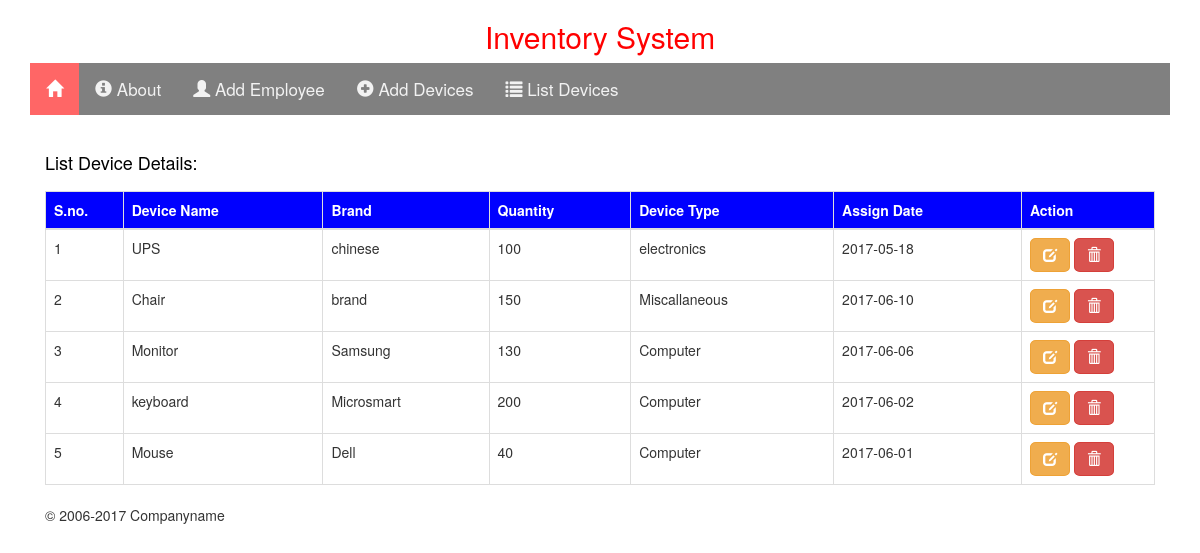
Page /list-devices.php on the committed database.
### tables this page shows
CREATE TABLE `company_assets` (
  `id` int(11) NOT NULL,
  `device_name` text,
  `brand` text NOT NULL,
  `quantity` int(11) NOT NULL,
  `device_type` text,
  `device_assign` date DEFAULT NULL
);

### db/dbQuery.php (called while the page is built, shortened)
	<?php
	include('connection.php');
	function getAllDevices() {
		global $conn;
		$sql = "SELECT * FROM company_assets ORDER BY id DESC";
		$query = mysqli_query($conn, $sql);
		if(mysqli_num_rows($query) > 0) {
			$data = array();
			while ($row = mysqli_fetch_assoc($query)) {
				$data [] = $row;
			}
			return $data;
		} else {
			return false;
		}
	}
?>

### list-devices.php (the view)
<?php
	include('db/dbQuery.php');
?>
<!DOCTYPE html>
<html>
<head>
	<?php
   	 include('inc/head.php');
	?>
		<div class="container-fluid">
			 <table class="table table-bordered">
			 <caption><b><h4>List Device Details:</h4></b></caption>
				<thead>
				<tr bgcolor="blue" style="color: white">
					<th width="7%">S.no.</th>
					<th>Device Name</th>
					<th>Brand</th>
					<th>Quantity</th>
					<th>Device Type</th>
					<th>Assign Date</th>
					<th width="12%">Action</th>
				</tr>
				</thead>
				<tbody>
				<?php
				$devices = getAllDevices();
				if($devices) {
					$i = 1;
					foreach ($devices as $key => $deviceinfo) { ?>
					<tr>
					<td><?php echo $i;?></td>
					<td><?php echo $deviceinfo['device_name'];?></td>
					<td><?php echo $deviceinfo['brand'];?></td>
					<td><?php echo $deviceinfo['quantity'];?></td>
					<td><?php echo $deviceinfo['device_type'];?></td>
					<td><?php echo $deviceinfo['device_assign'];?></td>
					<td>
					<a href="edit-device.php?id=<?php echo $deviceinfo['id']; ?>" title="Edit"  class="btn btn-warning" style="border-radius: 15%;"><i class="glyphicon glyphicon-edit"></i></a>
					<a href="process/device.php?id=<?php echo $deviceinfo['id']; ?>" onClick="return confirm('Are You Sure?')" title="Delete"  class="btn btn-danger" style="border-radius: 15%;"><i class="glyphicon glyphicon-trash"></i></a>
					</td>
				</tr>
					<?php
						$i++;
						}
						} else { ?>
							<tr>
							<td colspan="7"> Sorry! No Device Found</td>
							</tr>
						<?php } ?>
				</tbody>
			</table>
				<?php include ('inc/footer.php');?>
		</div>
</body>
</html>

### inc/head.php (style rules this page uses)
h4 { color: black; }

### rows in the picture
company_assets: device_name "UPS", brand "chinese", quantity "100", device_type "electronics", device_assign "2017-05-18"
company_assets: device_name "Chair", brand "brand", quantity "150", device_type "Miscallaneous", device_assign "2017-06-10"
company_assets: device_name "Monitor", brand "Samsung", quantity "130", device_type "Computer", device_assign "2017-06-06"
company_assets: device_name "keyboard", brand "Microsmart", quantity "200", device_type "Computer", device_assign "2017-06-02"
company_assets: device_name "Mouse", brand "Dell", quantity "40", device_type "Computer", device_assign "2017-06-01"

### other values in the picture
$copyYear "2006"
$curYear "2017"
